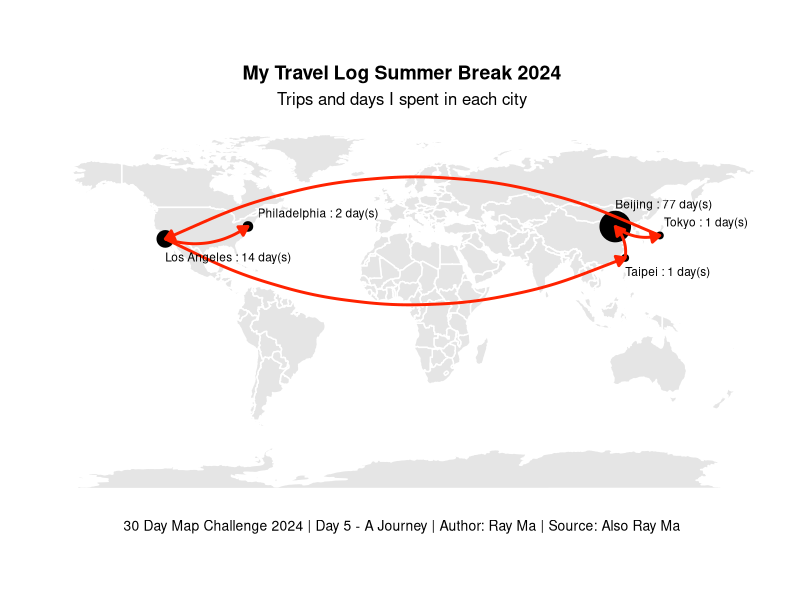

Generate this figure with R:
## ---- chunk 1
knitr::opts_chunk$set(echo = TRUE)
## ---- chunk 2
library(ggplot2)
library(maps)
library(dplyr)
library(grid)
## ---- chunk 3
destinations <- data.frame(
  city = c("Los Angeles", "Taipei", "Beijing", "Tokyo", "Philadelphia"),
  latitude = c(34.0522, 25.0330, 39.9042, 35.6762, 39.9526),
  longitude = c(-118.2437, 121.5654, 116.4074, 139.6503, -75.1652),
  days_spent = c(14, 1, 77, 1, 2)  # Days spent in each city
)

travel_log <- data.frame(
  from = c("Los Angeles", "Taipei", "Beijing", "Tokyo", "Los Angeles"),
  to = c("Taipei", "Beijing", "Tokyo", "Los Angeles", "Philadelphia"),
  from_lat = c(34.0522, 25.0330, 39.9042, 35.6762, 34.0522),
  from_lon = c(-118.2437, 121.5654, 116.4074, 139.6503, -118.2437),
  to_lat = c(25.0330, 39.9042, 35.6762, 34.0522, 39.9526),
  to_lon = c(121.5654, 116.4074, 139.6503, -118.2437, -75.1652)
)

world_map <- map_data("world")
## ---- chunk 4
ggplot() +
  geom_polygon(data = world_map, aes(x = long, y = lat, group = group), fill = "gray90", color = "white") +
  coord_fixed(ratio = 1.1) +
  
  geom_point(data = destinations, aes(x = longitude, y = latitude, size = days_spent), color = "black") +
  
  geom_curve(data = travel_log, aes(x = from_lon, y = from_lat, xend = to_lon, yend = to_lat), 
             color = "#ff2200", size = 1, curvature = 0.25, 
             arrow = arrow(type = "closed", length = unit(0.1, "inches"))) +
  
  geom_text(data = destinations, aes(x = longitude, y = latitude, label = paste(city, ":", days_spent, "day(s)")),
            vjust = ifelse(destinations$city == "Beijing", -2, 
                           ifelse(destinations$city == "Taipei", 2,
                                  ifelse(destinations$city == "Los Angeles", 2.5, -1))),
            hjust = ifelse(destinations$city == "Philadelphia", -0.08, 
                           ifelse(destinations$city == "Tokyo", -0.05, 0)),
            size = 3) +
  
  theme_minimal() +
  labs(title = "My Travel Log Summer Break 2024",
       subtitle = "Trips and days I spent in each city",
       caption = "30 Day Map Challenge 2024 | Day 5 - A Journey | Author: Ray Ma | Source: Also Ray Ma") +
  theme(
    plot.title = element_text(hjust = 0.5, size = 14, face = "bold"),
    plot.subtitle = element_text(hjust = 0.5, size = 12),
    plot.caption = element_text(hjust = 0.5, size = 10),
    legend.position = "none",
    panel.grid = element_blank(),
    axis.text = element_blank(),
    axis.title = element_blank()
  ) +
  scale_size_continuous(range = c(2, 10))
